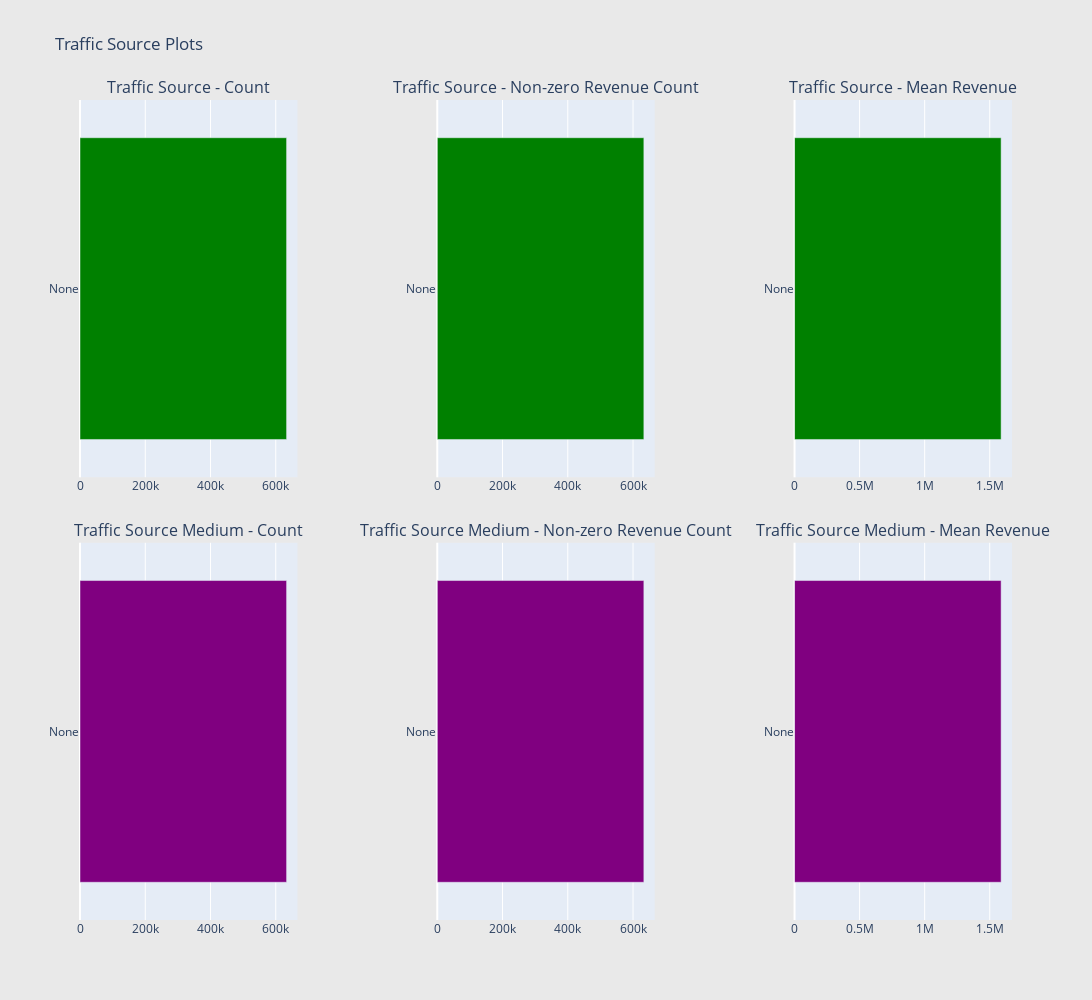

Notebook code for this chart:
### Code cell
# Continent
cnt_srs = df.groupby('trafficSource_source')['totals_transactionRevenue'].agg(['size', 'count', 'mean'])
cnt_srs.columns = ["count", "count of non-zero revenue", "mean"]
cnt_srs = cnt_srs.sort_values(by="count", ascending=False)
trace1 = horizontal_bar_chart(cnt_srs["count"].head(10), 'green')
trace2 = horizontal_bar_chart(cnt_srs["count of non-zero revenue"].head(10), 'green')
trace3 = horizontal_bar_chart(cnt_srs["mean"].head(10), 'green')

# Sub-continent
cnt_srs = df.groupby('trafficSource_medium')['totals_transactionRevenue'].agg(['size', 'count', 'mean'])
cnt_srs.columns = ["count", "count of non-zero revenue", "mean"]
cnt_srs = cnt_srs.sort_values(by="count", ascending=False)
trace4 = horizontal_bar_chart(cnt_srs["count"], 'purple')
trace5 = horizontal_bar_chart(cnt_srs["count of non-zero revenue"], 'purple')
trace6 = horizontal_bar_chart(cnt_srs["mean"], 'purple')

# Creating two subplots
fig = tools.make_subplots(rows=2, cols=3, vertical_spacing=0.08, horizontal_spacing=0.15, 
                          subplot_titles=["Traffic Source - Count", "Traffic Source - Non-zero Revenue Count", "Traffic Source - Mean Revenue",
                                          "Traffic Source Medium - Count",  "Traffic Source Medium - Non-zero Revenue Count", "Traffic Source Medium - Mean Revenue"
                                          ])

fig.append_trace(trace1, 1, 1)
fig.append_trace(trace2, 1, 2)
fig.append_trace(trace3, 1, 3)
fig.append_trace(trace4, 2, 1)
fig.append_trace(trace5, 2, 2)
fig.append_trace(trace6, 2, 3)

fig['layout'].update(height=1000, width=1200, paper_bgcolor='rgb(233,233,233)', title="Traffic Source Plots")
iplot(fig, filename='traffic-source-plots')

### Figure 1 — Plotly figure (JSON) as saved in the notebook; plotly's stock layout.template omitted (floating-point values rounded to 4 significant figures)
{"data": [{"marker": {"color": "green"}, "orientation": "h", "showlegend": false, "type": "bar", "x": [633210], "xaxis": "x", "y": ["None"], "yaxis": "y"}, {"marker": {"color": "green"}, "orientation": "h", "showlegend": false, "type": "bar", "x": [633210], "xaxis": "x2", "y": ["None"], "yaxis": "y2"}, {"marker": {"color": "green"}, "orientation": "h", "showlegend": false, "type": "bar", "x": [1587000.0], "xaxis": "x3", "y": ["None"], "yaxis": "y3"}, {"marker": {"color": "purple"}, "orientation": "h", "showlegend": false, "type": "bar", "x": [633210], "xaxis": "x4", "y": ["None"], "yaxis": "y4"}, {"marker": {"color": "purple"}, "orientation": "h", "showlegend": false, "type": "bar", "x": [633210], "xaxis": "x5", "y": ["None"], "yaxis": "y5"}, {"marker": {"color": "purple"}, "orientation": "h", "showlegend": false, "type": "bar", "x": [1587000.0], "xaxis": "x6", "y": ["None"], "yaxis": "y6"}], "layout": {"annotations": [{"font": {"size": 16}, "showarrow": false, "text": "Traffic Source - Count", "x": 0.1167, "xanchor": "center", "xref": "paper", "y": 1, "yanchor": "bottom", "yref": "paper"}, {"font": {"size": 16}, "showarrow": false, "text": "Traffic Source - Non-zero Revenue Count", "x": 0.5, "xanchor": "center", "xref": "paper", "y": 1, "yanchor": "bottom", "yref": "paper"}, {"font": {"size": 16}, "showarrow": false, "text": "Traffic Source - Mean Revenue", "x": 0.8833, "xanchor": "center", "xref": "paper", "y": 1, "yanchor": "bottom", "yref": "paper"}, {"font": {"size": 16}, "showarrow": false, "text": "Traffic Source Medium - Count", "x": 0.1167, "xanchor": "center", "xref": "paper", "y": 0.46, "yanchor": "bottom", "yref": "paper"}, {"font": {"size": 16}, "showarrow": false, "text": "Traffic Source Medium - Non-zero Revenue Count", "x": 0.5, "xanchor": "center", "xref": "paper", "y": 0.46, "yanchor": "bottom", "yref": "paper"}, {"font": {"size": 16}, "showarrow": false, "text": "Traffic Source Medium - Mean Revenue", "x": 0.8833, "xanchor": "center", "xref": "paper", "y": 0.46, "yanchor": "bottom", "yref": "paper"}], "height": 1000, "paper_bgcolor": "rgb(233,233,233)", "title": {"text": "Traffic Source Plots"}, "width": 1200, "xaxis": {"anchor": "y", "domain": [0, 0.2333]}, "xaxis2": {"anchor": "y2", "domain": [0.3833, 0.6167]}, "xaxis3": {"anchor": "y3", "domain": [0.7667, 1.0]}, "xaxis4": {"anchor": "y4", "domain": [0, 0.2333]}, "xaxis5": {"anchor": "y5", "domain": [0.3833, 0.6167]}, "xaxis6": {"anchor": "y6", "domain": [0.7667, 1.0]}, "yaxis": {"anchor": "x", "domain": [0.54, 1]}, "yaxis2": {"anchor": "x2", "domain": [0.54, 1]}, "yaxis3": {"anchor": "x3", "domain": [0.54, 1]}, "yaxis4": {"anchor": "x4", "domain": [0, 0.46]}, "yaxis5": {"anchor": "x5", "domain": [0, 0.46]}, "yaxis6": {"anchor": "x6", "domain": [0, 0.46]}}}
